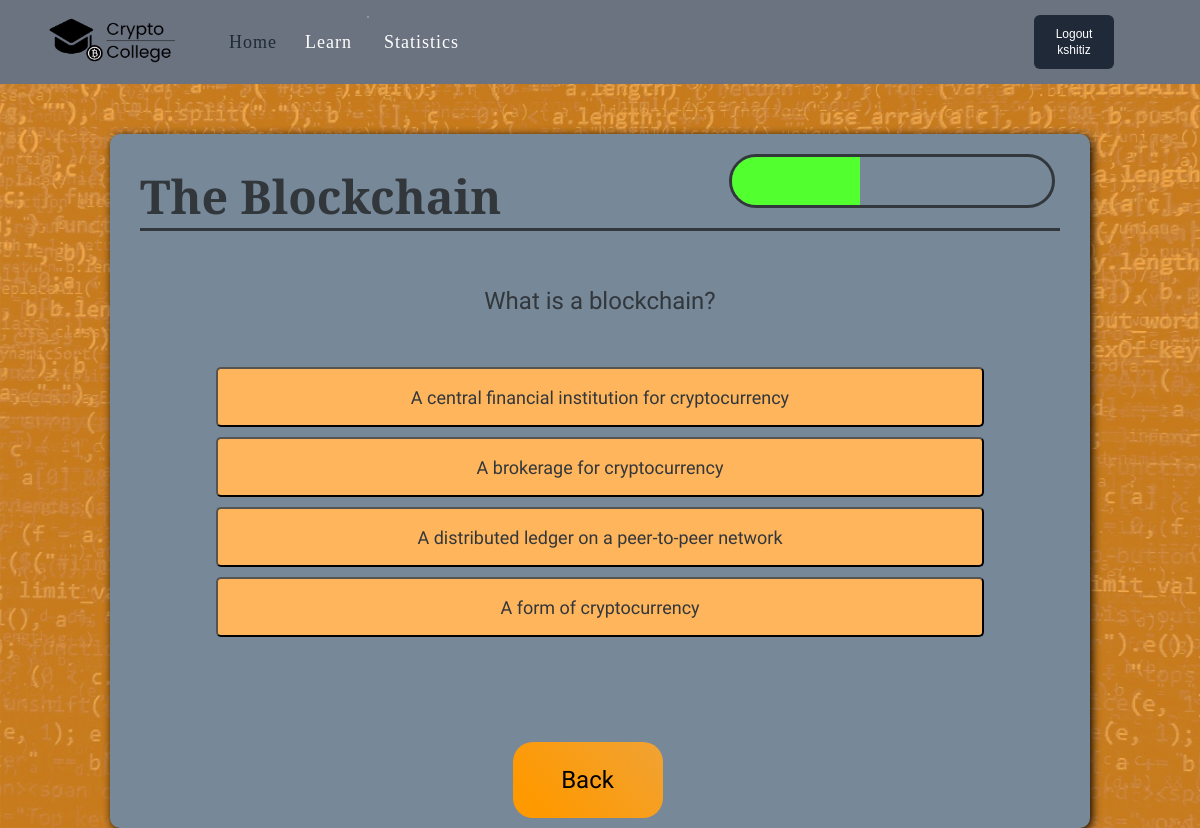
Page /assessment/1 (signed in) on the committed database.
### app/models.py (models this page shows, shortened)
class User(UserMixin, db.Model):
    id = db.Column(db.Integer, primary_key=True)
    username = db.Column(db.String(64), unique=True)
    email = db.Column(db.String(128), unique=True)
    password_hash = db.Column(db.String(128))
    userresults = db.relationship('UserResult', backref='user', lazy=True)

class Quiz(db.Model):
    id = db.Column(db.Integer, primary_key=True)
    quizname = db.Column(db.String(128))
    questions = db.relationship('Question', backref='quiz', lazy=True)
    'Return all questions that belong to the topic of this quiz'
    'Return a specific question from a quiz'

class Question(db.Model):
    id = db.Column(db.Integer, primary_key=True)
    questiontext = db.Column(db.String(256))
    quizId = db.Column(db.Integer, db.ForeignKey('quiz.id'), nullable=False)
    answers = db.relationship('Answer', backref='question', lazy=True)
    'Get all options for question'
    'Get a specific answer for a question'
    'Get correct answer'
    'Get question'
    def get_randomized_answers(self):
        answers = Answer.query.filter_by(questionId = self.id).all()
        random.shuffle(answers)
        return answers

class Answer(db.Model):
    id = db.Column(db.Integer, primary_key=True)
    answertext = db.Column(db.String(256))
    questionId = db.Column(db.Integer, db.ForeignKey('question.id'), nullable=False)
    correctAnswer = db.Column(db.Boolean)

### app/routes.py (the view, shortened to what this page needs)
@app.route('/assessment/<int:quizId>', methods=['GET', 'POST'])
@login_required
def assessment(quizId):
    if request.method == 'GET':
        quiz = Quiz.query.filter_by(id=quizId).first()
        if quiz == None: return 'Not Found'
        return render_template('Assesment.html', title='Assessment', quiz=quiz)

### app/models.py (called while the page is built)
@login.user_loader
def load_user(id):
    return User.query.get(int(id))

### app/templates/Assesment.html (shortened to what this page needs)
{%extends "layout.html"%}
{%block content%}
<div class="test_container">
  <div id="progressBarA">
    <div id="progressBarFullA"></div>
  </div>
  <div id="quiz-{{quiz.id}}" class="quiz">
    <h1>{{quiz.quizname}}</h1><br>
    {% for question in quiz.questions %}
    <div id="question-{{question.id}}" class="question question-hidden">
      <p>{{question.questiontext}}</p><br>
      <div class="choices">
        {% for answer in question.get_randomized_answers() %}
        <button id="answer-{{answer.id}}" onclick="selectAnswer(event)">{{answer.answertext}}</button>
        {% endfor %}
      </div>
    </div>
    {% endfor %}
    <div id="assessment-controls" class="flex justify-around">
      <button id="back-button" onclick="previousQuestion()" class="assessment-button">Back</button>
    </div>
  </div>
</div>
{%endblock%}

### app/templates/layout.html (shortened to what this page needs)
<!DOCTYPE html>
<html>
<head>
    <link rel="stylesheet" href="../static/CSS/Content.css">
    <link rel="stylesheet" href="../static/CSS/Style.css" />
    <link rel="stylesheet" href="../static/CSS/Assessment.css" />
    <link rel="stylesheet" href="../static/CSS/Lesson.css" />
    <link rel="stylesheet" href="../static/CSS/Layout.css" />
    <link rel="stylesheet" href="../static/CSS/Statistics.css" />
    <link rel="stylesheet" href="../static/CSS/Login+Registration.css" />
</head>
<body>
    <section>
        <header>
            <div id="topbar">
                <div id="brand">
                    <img src="../static/Pictures/logo.png" alt="logo">
                </div>
                <nav id="topbar-nav">
                    <a href="/" class="navbar-item navbar-active">Home</a>
                    <div class="flex">
                        <a href="/lesson" class="navbar-item">Learn</a>
                        <svg class="menu-svg" xmlns="http://www.w3.org/2000/svg" viewBox="0 0 20 20" fill="currentColor"
                            aria-hidden="true">
                            <path fill-rule="evenodd"
                                d="M5.293 7.293a1 1 0 011.414 0L10 10.586l3.293-3.293a1 1 0 111.414 1.414l-4 4a1 1 0 01-1.414 0l-4-4a1 1 0 010-1.414z"
                                clip-rule="evenodd" />
                        </svg>
                    </div>
                    <a href="/statistics" class="navbar-item">Statistics</a>
                </nav>
                <div id="login-container">
                    <div class="flex">
                        {% if current_user.is_authenticated == False %}
                        <button class="login-button background-indigo">
                            <a id="login-button" href="{{ url_for('login') }}">Login</a>
                        </button>
                        <button class="login-button background-darkgray" id="register-button-area">
                            <a id="register-button" href="{{ url_for('register') }}">Register</a>
                        </button>
                        {% else %}
                        <button class="login-button background-darkgray">
                            <a href="{{ url_for('logout') }}">Logout {{current_user.username}}</a>
                        </button>
                        {% endif %}
                    </div>
                </div>
            </div>
        </header>
    </section>
    <section id="main">
        {% block content %}{% endblock %}
    </section>
</body>
</html>

### app/static/CSS/Style.css (style rules this page uses)
html, body { height: 100%; background-color: #f7931a; margin: 0; padding: 0; background-image: linear-gradient(rgba(247, 147, 26, 0.8), rgba(247, 147, 26, 0.8)), url('../Pictures/codeblauw.jpg'); background-size: cover; background-repeat: repeat-y; }
.flex { display: flex; }
.background-darkgray { --tw-bg-opacity: 1; background-color: rgba(31, 41, 55, var(--tw-bg-opacity)); }
.justify-around { justify-content: space-around; }

### app/static/CSS/Assessment.css (style rules this page uses)
.test_container { background-color: lightslategray; margin: auto; width: 80%; margin-top: 50px; margin-bottom: 50px; padding: 10px; box-shadow: 2px 2px 10px black; border-radius: 10px; animation: fadeInAnimation ease 1s; animation-iteration-count: 1; animation-fill-mode: forwards; }
.test_container h1 { font-size: 35pt; border-bottom-style: solid; margin: 20px; font-family: 'Crimson Text', serif; color: #32373c; }
.test_container p { font-size: 18pt; margin: 20px 30px 30px 30px; text-align: center; line-height: 25px; font-family: 'Work Sans', sans-serif; color: #32373c; }
.choices { margin-left: auto; margin-right: auto; text-align: center; }
.choices button { background-color: #ffb55c; border-radius: 5px; margin: 5px; width: 80%; height: 60px; font-family: 'Work Sans', sans-serif; color: #32373c; font-size: 18px; text-align: center; padding: 10px 30px 10px 30px; }
#progressBarA { width: 20rem; height: 3rem; border: 0.2rem solid #32373c; float: right; margin-right: 25px; margin-top: 10px; border-radius: 50px; overflow: hidden; }
#progressBarFullA { height: 100%; width: 40%; background-color: rgb(82, 255, 47); }
.assessment-button { float: right; margin-right: 25px; margin-top: 100px; cursor: pointer; width: 150px; -webkit-appearance: none; border: 0; outline: 0; background: linear-gradient(45deg, rgb(255, 153, 0) 10%, rgb(231, 168, 84) 90%); background-size: 200% 100%; padding: 1.5rem 2rem; color: black; border-radius: 20px; font-size: 18pt; font-family: 'Work Sans', sans-serif; transition: .3s; }
#assessment-controls { width: 100%; font-family: 'Crimson Text', serif; color: #32373c; font-size: 35pt; }

### app/static/CSS/Layout.css (style rules this page uses)
header { --tw-bg-opacity: 1; background-color: rgba(107, 114, 128, var(--tw-bg-opacity)); }
#topbar { padding: 5px; display: flex; flex-direction: column; }
@media (min-width: 640px) { #topbar { padding: 15px 40px; flex-direction: row; } }
#topbar-nav { display: flex; flex-direction: column; text-align: center; padding-top: 20px; color: white; }
@media (min-width: 640px) { #topbar-nav { flex-direction: row; padding: 0 25px; } }
.navbar-item { padding: 6px 14px; text-decoration: none; color: white; display: flex; align-items: center; justify-content: center; font-size: 18px; letter-spacing: 1px; font-family: ui-serif, Georgia, "Times New Roman", Times, serif; }
.navbar-active { --tw-bg-opacity: 1; color: rgba(31, 41, 55, var(--tw-bg-opacity)); }
.menu-svg { height: 4px; width: 4px; }
#brand { display: flex; justify-content: center; }
#brand>img { width: 150px; height: 50px; }
.login-button { display: inline-flex; padding: 10px 10px; margin: 0 6px; font-size: 12px; color: white; font-weight: 400; border-width: 1px; border-color: transparent; line-height: 1rem; border-radius: 0.375rem; justify-content: center; width: 80px; }
.login-button a { color: white; text-decoration: none; }
#login-container { display: flex; align-items: center; margin-left: auto; margin-right: 40px; }

### rows in the picture
User: username "kshitiz"
Quiz: quizname "The Blockchain"
Question: questiontext "What is a blockchain?"
Answer: answertext "A central financial institution for cryptocurrency"
Answer: answertext "A brokerage for cryptocurrency"
Answer: answertext "A distributed ledger on a peer-to-peer network"
Answer: answertext "A form of cryptocurrency"
